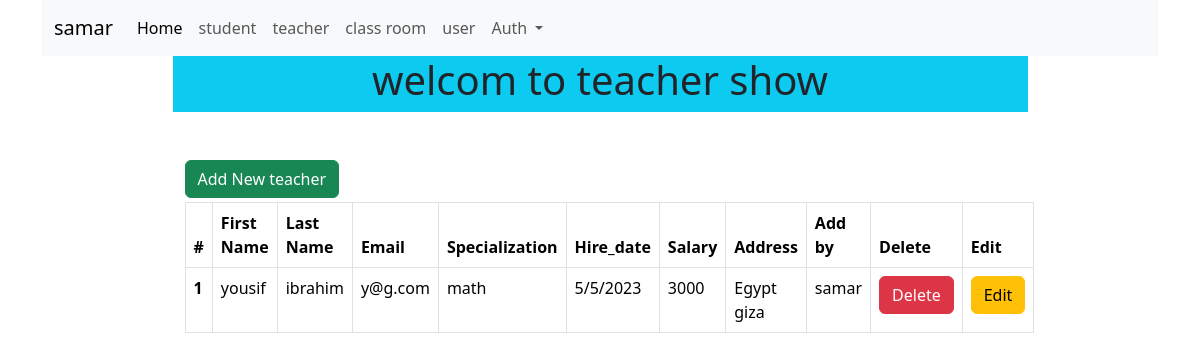
The page /teacher/index.php (signed in) on the database its author committed.
### tables this page shows
CREATE TABLE `teacher` (
  `id` int(11) NOT NULL,
  `first_name` varchar(250) NOT NULL,
  `last_name` varchar(250) NOT NULL,
  `email` varchar(250) NOT NULL,
  `specialization` varchar(250) NOT NULL,
  `hire_date` varchar(250) NOT NULL,
  `salary` int(11) NOT NULL,
  `address` varchar(250) NOT NULL,
  `user_id` int(11) NOT NULL
);

CREATE TABLE `users` (
  `id` int(11) NOT NULL,
  `user_name` varchar(250) NOT NULL,
  `email` varchar(250) NOT NULL,
  `password` varchar(250) NOT NULL
);

### Connect.php (called while the page is built, shortened)
<?php
class Connect
{
    private $conn;
    public function __construct()
    {
        $this->conn = mysqli_connect(self::host_name, self::user_name, self::password, self::db, self::port);
    }
    public function select(string $tableName)
    {
        $s = "SELECT * FROM $tableName";
        $rows = $this->conn->query($s);
        if ($rows->num_rows > 0) {
            $data = $rows->fetch_all(MYSQLI_ASSOC);
            return $data;
        }
        return [];
    }
    public function selectOne($tableNmae, $id): array
    {
        $s = "select * from $tableNmae where id = $id  limit 1";
        $row = $this->conn->query($s);
        if ($row->num_rows > 0) {
            $data = $row->fetch_assoc();
            return $data;
        }
        return [];
    }
}

### teacher/index.php (the view, shortened to what this page needs)
<?php
include_once "../Connect.php";
$conect = new Connect();
$teacherData = $conect->select("teacher");
include_once "../header.php";
?>
        <div class="row justify-content-center">
            <div class="col-9 bg-info">
                <h1 style="text-align: center;">welcom to teacher show</h1>
            </div>
        </div>
        <div class="row justify-content-center mt-5">
            <div class="col-9">
                <a class="btn btn-success" href="\school_managment_NTI\teacher\add.php">Add New teacher</a>
                <table class="table table-bordered mt-1">
                    <thead>
                        <tr>
                            <th scope="col">#</th>
                            <th scope="col">First Name</th>
                            <th scope="col">Last Name</th>
                            <th scope="col">Email</th>
                            <th scope="col">Specialization</th>
                            <th scope="col">Hire_date</th>
                            <th scope="col">Salary</th>
                            <th scope="col">Address</th>
                            <th scope="col">Add by</th>
                            <th scope="col">Delete</th>
                            <th scope="col">Edit</th>
                        </tr>
                    </thead>
                    <tbody>
                        <?php
                        foreach ($teacherData as $key => $value) { ?>
                            <tr>
                                <th scope="row"><?= $key + 1 ?></th>
                                <td><?= $value['first_name'] ?></td>
                                <td><?= $value['last_name'] ?></td>
                                <td><?= $value['email'] ?></td>
                                <td><?= $value['specialization'] ?></td>
                                <td><?= $value['hire_date'] ?></td>
                                <td><?= $value['salary'] ?></td>
                                <td><?= $value['address'] ?></td>
                                <td><?= @$conect->selectOne('users',$value['user_id'])['user_name'] ?></td>
                                <td>
                                    <form method="POST" onsubmit="return confirm('are you sure to delete teacher')">
                                        <input type="submit" class="btn btn-danger" value="Delete">
                                    </form>
                                </td>
                                <td>
                                    <a class="btn btn-warning" href="\school_managment_NTI\teacher\edit.php?id=<?= $value['id'] ?>">Edit</a>
                                </td>
                            </tr>
                        <?php
                        } ?>
                    </tbody>
                </table>
            </div>
        </div>
    <?php
    include_once '../footer.php'
    ?>

### rows shown on the page
teacher: first_name "yousif", last_name "ibrahim", email "y@g.com", specialization "math", hire_date "5/5/2023", salary "3000", address "Egypt giza", user.user_name "samar"

### other values the page prints
$_SESSION['userName'] "samar"
